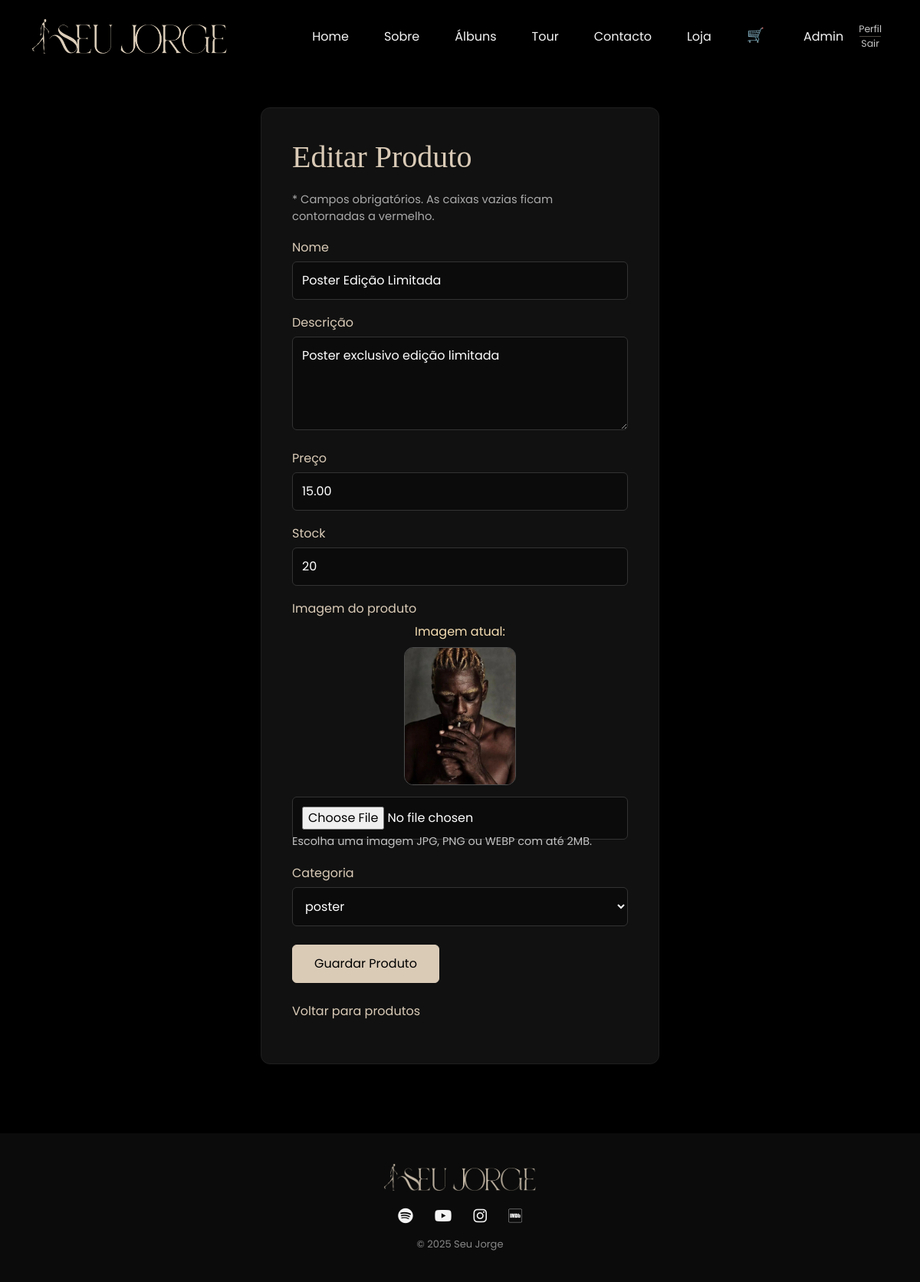
Page /admin/admin_product_form.php?id=3 (signed in) on the committed database.
### tables this page shows
CREATE TABLE IF NOT EXISTS products (
    id INT AUTO_INCREMENT PRIMARY KEY,
    name VARCHAR(100) NOT NULL,
    description TEXT,
    price DECIMAL(10, 2) NOT NULL,
    stock INT NOT NULL,
    image VARCHAR(255),
    category VARCHAR(50)
);

CREATE TABLE IF NOT EXISTS categories (
    id INT AUTO_INCREMENT PRIMARY KEY,
    name VARCHAR(80) NOT NULL UNIQUE
);

### includes/functions.php (called while the page is built, shortened)
<?php
function caminhoProjeto($caminho = ""){
    $scriptDir = str_replace("\\", "/", dirname($_SERVER["SCRIPT_NAME"] ?? ""));
    if(basename($scriptDir) === "admin"){
        $scriptDir = dirname($scriptDir);
    }
    $scriptDir = rtrim($scriptDir, "/");
    if($scriptDir === "" || $scriptDir === "."){
        $scriptDir = "";
    }
    return $scriptDir . "/" . ltrim($caminho, "/");
}
function limparTexto($valor){
    return htmlspecialchars($valor ?? "", ENT_QUOTES, "UTF-8");
}
?>

### admin/admin_product_form.php (the view, shortened to what this page needs)
<?php
include __DIR__ . "/../config/database.php";
include __DIR__ . "/../includes/functions.php";
$sqlCriarCategorias = "CREATE TABLE IF NOT EXISTS categories (
    id INT AUTO_INCREMENT PRIMARY KEY,
    name VARCHAR(80) NOT NULL UNIQUE
)";
mysqli_query($conexao, $sqlCriarCategorias);
$sqlSincronizarCategorias = "INSERT IGNORE INTO categories (name)
    SELECT DISTINCT category
    FROM products
    WHERE category IS NOT NULL AND category <> ''";
mysqli_query($conexao, $sqlSincronizarCategorias);
$id = (int)($_GET["id"] ?? 0);
$produto = [
    "name" => "",
    "description" => "",
    "price" => "",
    "stock" => "",
    "image" => "",
    "category" => ""
];
if($id > 0){
    $sql = "SELECT * FROM products WHERE id = ? LIMIT 1";
    $stmt = mysqli_prepare($conexao, $sql);
    mysqli_stmt_bind_param($stmt, "i", $id);
    mysqli_stmt_execute($stmt);
    $resultado = mysqli_stmt_get_result($stmt);
    $produtoEncontrado = mysqli_fetch_assoc($resultado);
    if($produtoEncontrado){
        $produto = $produtoEncontrado;
    }
}
$categorias = mysqli_query($conexao, "SELECT name FROM categories ORDER BY name ASC");
include __DIR__ . "/../includes/header.php";
include __DIR__ . "/../includes/navbar.php";
?>
<section class="auth-section">
    <div class="container">
        <div class="auth-card">
            <h1><?php echo $id > 0 ? "Editar Produto" : "Adicionar Produto"; ?></h1>
            <form method="POST" enctype="multipart/form-data" class="form-validacao">
                <p class="form-required-note">* Campos obrigatórios. As caixas vazias ficam contornadas a vermelho.</p>
                <label>Nome</label>
                <input type="text" name="name" value="<?php echo limparTexto($produto["name"]); ?>" required>
                <label>Descrição</label>
                <textarea name="description" rows="4" required><?php echo limparTexto($produto["description"]); ?></textarea>
                <label>Preço</label>
                <input type="number" step="0.01" min="0.01" name="price" value="<?php echo limparTexto($produto["price"]); ?>" required>
                <label>Stock</label>
                <input type="number" min="0" name="stock" value="<?php echo limparTexto($produto["stock"]); ?>" required>
                <label>Imagem do produto</label>
                <?php if($produto["image"] !== ""): ?>
                    <div class="admin-image-preview">
                        <p>Imagem atual:</p>
                        <img src="<?php echo caminhoProjeto(limparTexto($produto["image"])); ?>" alt="Imagem atual do produto">
                    </div>
                <?php endif; ?>
                <input type="file" name="image_file" accept="image/jpeg,image/png,image/webp" <?php echo $id === 0 ? "required" : ""; ?>>
                <small class="form-help">Escolha uma imagem JPG, PNG ou WEBP com até 2MB.</small>
                <label>Categoria</label>
                <select name="category" id="category-select" required>
                    <?php while($categoria = mysqli_fetch_assoc($categorias)): ?>
                        <option value="<?php echo limparTexto($categoria["name"]); ?>" <?php echo $produto["category"] === $categoria["name"] ? "selected" : ""; ?>>
                            <?php echo limparTexto($categoria["name"]); ?>
                        </option>
                    <?php endwhile; ?>
                </select>
                <button type="submit">Guardar Produto</button>
            </form>
            <p class="auth-link"><a href="admin_products.php">Voltar para produtos</a></p>
        </div>
    </div>
</section>
<?php include __DIR__ . "/../includes/footer.php"; ?>

### css/style.css (style rules this page uses)
body { background:#0B0B0B; color:#F5F5F5; font-family:'Poppins', sans-serif; }
.auth-section { background:#000; min-height:100vh; padding:140px 0 90px; }
.auth-card { background:#111; border:1px solid #1f1f1f; border-radius:12px; padding:40px; max-width:520px; margin:auto; box-shadow:0 15px 40px rgba(0,0,0,0.5); }
.auth-card h1, .auth-card h2 { font-family:'Playfair Display', serif; color:#DACBB7; margin-bottom:20px; }
.auth-card p { color:#aaa; }
.auth-card label { display:block; color:#DACBB7; margin:18px 0 6px; }
.auth-card input, .auth-card textarea, .auth-card select { width:100%; background:#0b0b0b; border:1px solid #333; color:#fff; padding:12px; border-radius:6px; outline:none; }
.auth-card button, .site-btn { display:inline-block; margin-top:24px; background:#DACBB7; color:#000; border:1px solid #DACBB7; padding:12px 28px; border-radius:6px; text-decoration:none; transition:0.3s; }
.auth-link { margin-top:25px; }
.auth-link a, .edit-link { color:#DACBB7; text-decoration:none; }
.admin-image-preview { margin-bottom: 15px; text-align: center; }
.admin-image-preview p { margin-bottom: 8px; color: #f5deb3; }
.admin-image-preview img { max-width: 220px; max-height: 180px; border-radius: 12px; object-fit: cover; border: 1px solid rgba(255, 255, 255, 0.25); }
.form-help { display: block; margin-top: -8px; margin-bottom: 15px; color: rgba(255, 255, 255, 0.75); font-size: 0.9rem; }
.form-required-note { color: rgba(255, 255, 255, 0.78); font-size: 0.92rem; margin-bottom: 14px; }

### rows in the picture
products: name "Poster Edição Limitada", description "Poster exclusivo edição limitada", price "15.00", stock "20", image (picture), category "poster"
